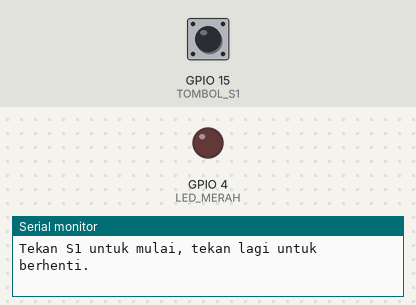
A sketch run on a simulated ESP32. Shown: output pins drawn as LEDs (lit = HIGH), the last lines printed to the serial monitor. The inputs (shaded band) are chosen by the test bench; at power-on: GPIO 15 (TOMBOL_S1) LOW.

Above: at 2.2 s.
2.3 s: GPIO 15 (TOMBOL_S1) pulled HIGH for 0.15 s
At 3.1 s:
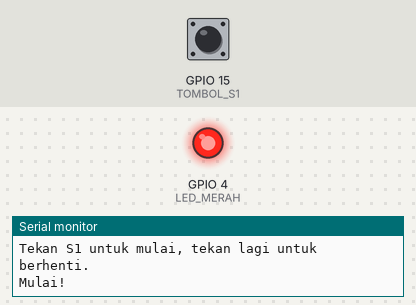
3.9 s: GPIO 15 (TOMBOL_S1) pulled HIGH for 1 s
At 4.4 s:
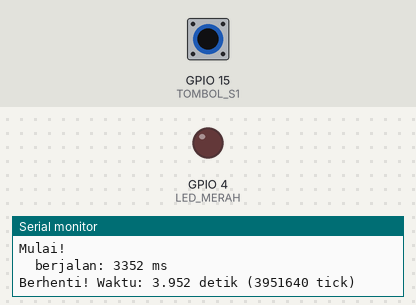
6.4 s: GPIO 15 (TOMBOL_S1) pulled HIGH for 3.2 s
At 7.5 s:
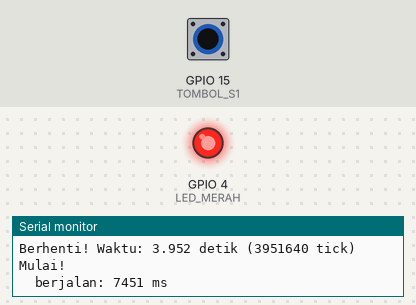
Timing chart, 0 to 9.4 s (numbered marks = the images above; inputs shaded):
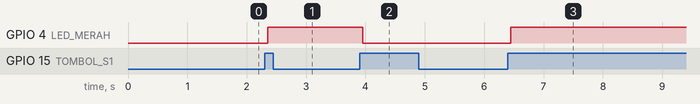

The sketch:

p4_stopwatch.ino
```cpp
/*
 * BAB 15 - Program 4: Stopwatch dengan Timer Hardware
 * Tekan S1: stopwatch mulai dari 0 (LED merah menyala).
 * Tekan S1 lagi: stopwatch berhenti dan hasilnya ditampilkan.
 * Timer hardware dipakai sebagai "jam" presisi, tanpa ISR.
 *
 * Rangkaian:
 *   SW1 (tombol S1, header kuning) → IO15
 *   LED1 (LED merah, header LED)   → IO4
 */

#define TOMBOL_S1 15
#define LED_MERAH 4

const unsigned long WAKTU_DEBOUNCE = 50;  // ms, sama seperti BAB 9

hw_timer_t *timer = NULL;
bool berjalan = false;         // apakah stopwatch sedang berjalan
unsigned long waktuLapor = 0;  // untuk laporan setiap 1 detik

// Variabel debounce (pola dari BAB 9)
int bacaanSebelumnya = LOW;
int statusStabil = LOW;
unsigned long waktuBerubah = 0;

void tombolDitekan() {
  if (!berjalan) {
    timerWrite(timer, 0);  // counter diisi 0: mulai dari nol
    timerStart(timer);
    berjalan = true;
    waktuLapor = millis();
    digitalWrite(LED_MERAH, HIGH);
    Serial.println("Mulai!");
  } else {
    timerStop(timer);      // counter berhenti; nilainya tetap tersimpan
    berjalan = false;
    digitalWrite(LED_MERAH, LOW);

    uint64_t jumlahTick = timerRead(timer);  // 1 tick = 1 µs
    double detik = timerReadSeconds(timer);  // sudah dalam detik
    Serial.print("Berhenti! Waktu: ");
    Serial.print(detik, 3);  // 3 angka di belakang titik desimal
    Serial.print(" detik (");
    Serial.print(jumlahTick);
    Serial.println(" tick)");
  }
}

void setup() {
  Serial.begin(115200);
  pinMode(TOMBOL_S1, INPUT);  // pull-down 10 kΩ di PCB: ditekan = HIGH
  pinMode(LED_MERAH, OUTPUT);
  digitalWrite(LED_MERAH, LOW);
  delay(1000);  // beri waktu Serial Monitor tersambung

  Serial.println("BAB 15 - Program 4: Stopwatch dengan Timer Hardware");

  timer = timerBegin(1000000);  // 1 tick = 1 µs
  if (timer == NULL) {
    Serial.println("Gagal membuat timer! Program berhenti.");
    while (true) {
      delay(1000);
    }
  }
  timerStop(timer);       // timerBegin() langsung berjalan; hentikan dulu
  timerWrite(timer, 0);

  Serial.println("Tekan S1 untuk mulai, tekan lagi untuk berhenti.");
}

void loop() {
  // 1. Baca S1 dengan debounce; bereaksi saat tombol baru ditekan
  int bacaan = digitalRead(TOMBOL_S1);
  if (bacaan != bacaanSebelumnya) {
    waktuBerubah = millis();
    bacaanSebelumnya = bacaan;
  }
  if ((millis() - waktuBerubah) > WAKTU_DEBOUNCE && bacaan != statusStabil) {
    statusStabil = bacaan;
    if (statusStabil == HIGH) {
      tombolDitekan();
    }
  }

  // 2. Selama berjalan, laporkan waktu setiap 1 detik
  if (berjalan && millis() - waktuLapor >= 1000) {
    waktuLapor += 1000;
    Serial.print("  berjalan: ");
    Serial.print(timerReadMillis(timer));
    Serial.println(" ms");
  }
}
```

Measured:
- after the input at 2.3 s, GPIO 4 (LED_MERAH): LOW → HIGH after 0.05 s
- after the input at 3.9 s, GPIO 4 (LED_MERAH): HIGH → LOW after 0.05 s
- after the input at 6.4 s, GPIO 4 (LED_MERAH): LOW → HIGH after 0.05 s
